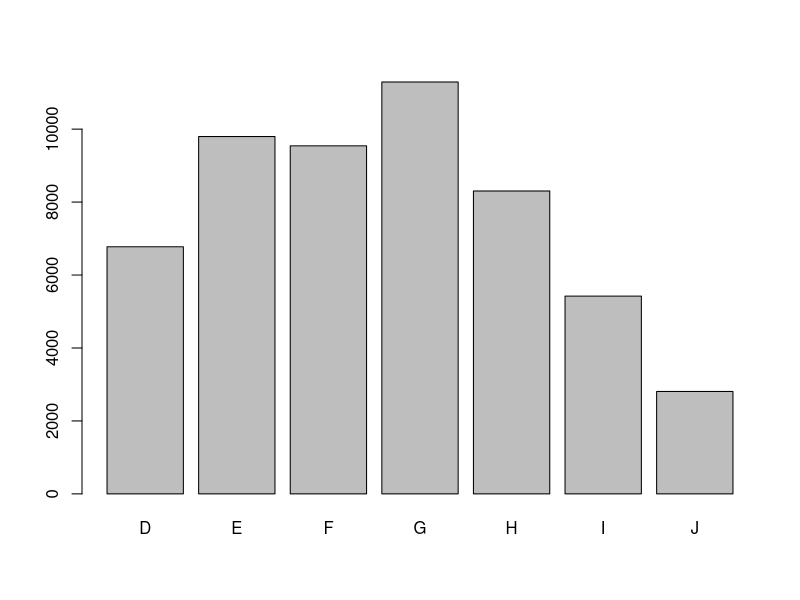
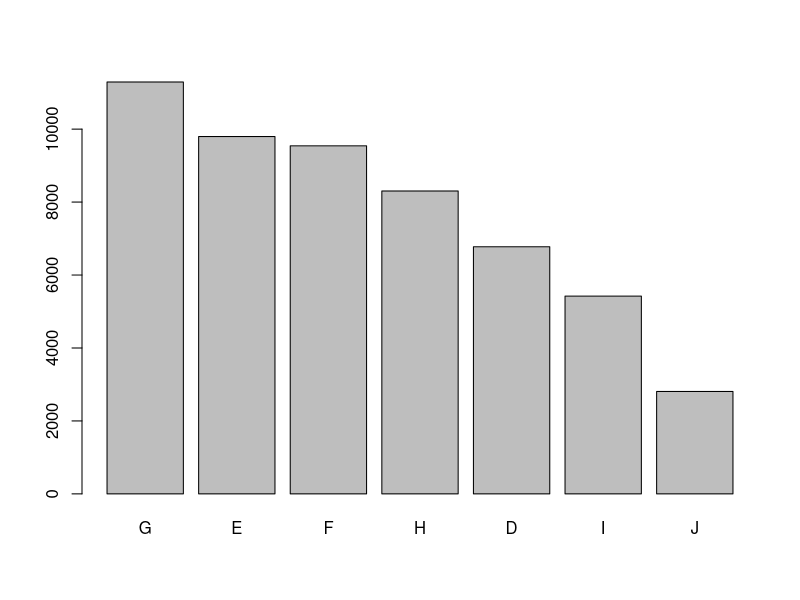

The R script that drew these images, in order:
# Using Colors with RColorBrewer

# See http://colorbrewer2.org/

# This exists to generate colors for maps but it can be used in
# other settings too. For example we can use colors to indicate
# increasing or decreasing values in a barplot. This is known
# as sequential colors. Rcolorbrewer generates palettes.

library(RColorBrewer)  # Load the library

# Create a table

library(ggplot2)
data(diamonds)
colortab <- table(diamonds$color)

# This produces a 7 element table which can be plotted using barplot

barplot(colortab)

# This can be improved considerably by 1) sort the table from hi to low
# and 2) by using a color scheme of related colors to indicate a decrease

# Let's sort the table from hi to low

colortab <- rev(sort(colortab))

colortab

# Okay so now the plot looks somewhat better but the monochrome colors
# doesn't help. 

barplot(colortab)

# Let's brew up some colors to help. We want what is known as a sequential
# set of colors. We'll need as many colors as there are bars in our plot
# 

# So first there is a command called display.brewer.all
brewer.pal(7,"Blues")

